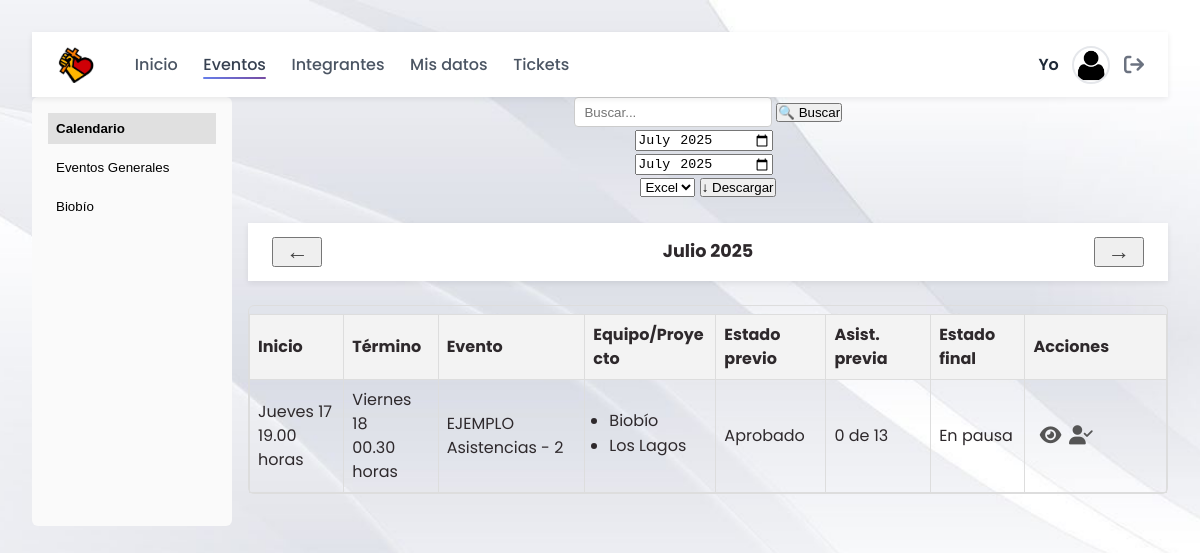
/eventos.php (signed in), run on the app's committed database.
### tables this page shows
CREATE TABLE `usuarios` (
  `id_usuario` int(11) NOT NULL,
  `nombres` varchar(60) NOT NULL,
  `apellido_paterno` varchar(30) NOT NULL,
  `apellido_materno` varchar(30) DEFAULT NULL,
  `foto_perfil` varchar(255) DEFAULT NULL,
  `fecha_nacimiento` date DEFAULT NULL,
  `rut_dni` varchar(13) NOT NULL,
  `id_pais` int(11) NOT NULL,
  `id_region_estado` int(11) DEFAULT NULL,
  `id_ciudad_comuna` int(11) DEFAULT NULL,
  `direccion` varchar(255) DEFAULT NULL,
  `iglesia_ministerio` varchar(255) DEFAULT NULL,
  `profesion_oficio_estudio` varchar(255) DEFAULT NULL,
  `password` varchar(255) DEFAULT NULL,
  `fecha_registro` date NOT NULL,
  `ultima_actualizacion` timestamp NULL DEFAULT NULL
);

CREATE TABLE `eventos` (
  `id_evento` int(11) NOT NULL,
  `nombre_evento` varchar(100) NOT NULL,
  `lugar` varchar(100) DEFAULT NULL,
  `descripcion` text DEFAULT NULL,
  `observacion` text DEFAULT NULL,
  `id_estado_previo` int(11) DEFAULT NULL,
  `id_estado_final` int(11) DEFAULT NULL,
  `id_tipo` int(11) DEFAULT NULL,
  `encargado` int(11) DEFAULT NULL,
  `es_general` tinyint(1) DEFAULT 0,
  `boleteria_activa` tinyint(1) DEFAULT NULL COMMENT '1 = boletería habilitada; 0/NULL = deshabilitada',
  `fecha_hora_inicio` timestamp NULL DEFAULT NULL,
  `fecha_hora_termino` timestamp NULL DEFAULT NULL
);

CREATE TABLE `estados_previos_eventos` (
  `id_estado_previo` int(11) NOT NULL,
  `nombre_estado_previo` varchar(20) NOT NULL
);

CREATE TABLE `estados_finales_eventos` (
  `id_estado_final` int(11) NOT NULL,
  `nombre_estado_final` varchar(20) NOT NULL
);

### eventos.php (the view, shortened to what this page needs)
<?php
require 'conexion.php';
$id_usuario = $_SESSION['id_usuario'];
$stmtLiderNacional = $pdo->prepare(
  'SELECT 1 FROM integrantes_equipos_proyectos
   WHERE id_usuario = ? AND id_equipo_proyecto = 1 LIMIT 1'
);
$stmtLiderNacional->execute([$id_usuario]);
$isLiderNacional = (bool)$stmtLiderNacional->fetchColumn();
$leadStmt = $pdo->prepare("
  SELECT DISTINCT id_equipo_proyecto
    FROM integrantes_equipos_proyectos
   WHERE id_usuario = :uid
     AND id_rol IN (4,6)
");
$leadStmt->execute(['uid'=>$id_usuario]);
$myLeadTeams = $leadStmt->fetchAll(PDO::FETCH_COLUMN);
$busqueda = trim($_REQUEST['busqueda'] ?? '');
$qEq = $pdo->prepare("
  SELECT ep.id_equipo_proyecto, ep.nombre_equipo_proyecto
    FROM integrantes_equipos_proyectos iep
    JOIN equipos_proyectos ep
      ON iep.id_equipo_proyecto = ep.id_equipo_proyecto
   WHERE iep.id_usuario = :uid
   ORDER BY ep.nombre_equipo_proyecto
");
$qEq->execute(['uid'=>$id_usuario]);
$userTeams = $qEq->fetchAll(PDO::FETCH_ASSOC);
$allProjects = $pdo
  ->query("SELECT id_equipo_proyecto, nombre_equipo_proyecto
            FROM equipos_proyectos
           ORDER BY nombre_equipo_proyecto")
  ->fetchAll(PDO::FETCH_ASSOC);
$filtro   = $_POST['filtro']  ?? 'calendario';
$mesParam = $_POST['mes']     ?? date('Y-m');
list($year, $month) = explode('-', $mesParam);
$ts        = strtotime("$year-$month-01");
$prevMonth = ($year > 1970 || ($year == 1970 && $month > 1))
           ? date('Y-m', strtotime('-1 month', $ts))
           : null;
$nextMonth = ($year < 2037 || ($year == 2037 && $month < 12))
           ? date('Y-m', strtotime('+1 month', $ts))
           : null;
$meses = [
  '01'=>'Enero','02'=>'Febrero','03'=>'Marzo','04'=>'Abril',
  '05'=>'Mayo','06'=>'Junio','07'=>'Julio','08'=>'Agosto',
  '09'=>'Septiembre','10'=>'Octubre','11'=>'Noviembre','12'=>'Diciembre'
];
$dias = ['0'=>'Domingo','1'=>'Lunes','2'=>'Martes','3'=>'Miércoles',
         '4'=>'Jueves','5'=>'Viernes','6'=>'Sábado'];
$where  = [];
$params = [];
$where[]          = "YEAR(e.fecha_hora_inicio) = :year";
$where[]          = "MONTH(e.fecha_hora_inicio) = :month";
$params['year']   = $year;
$params['month']  = $month;
if (!$isLiderNacional) {
    if (!empty($myLeadTeams)) {
        $teamList = implode(',', array_map('intval',$myLeadTeams));
        $where[] = "(
          e.id_estado_previo = 1
          OR (
              e.id_estado_previo IN (2,3)
            AND e.es_general = 0
            AND e.id_evento IN (
                SELECT id_evento
                  FROM equipos_proyectos_eventos
                  WHERE id_equipo_proyecto IN ($teamList)
            )
          )
        )";
    } else {
        $where[] = "e.id_estado_previo = 1";
    }
}
$stmtEv = $pdo->prepare($sql);
$stmtEv->execute($params);
$rows = $stmtEv->fetchAll(PDO::FETCH_ASSOC);
?>
<!DOCTYPE html>
<html lang="es">
<head>
  <link rel="stylesheet" href="styles/main.css">
  <link rel="stylesheet" href="https://cdnjs.cloudflare.com/ajax/libs/font-awesome/6.4.0/css/all.min.css">
</head>
<body>
  <?php require_once 'navegador.php'; ?>
  <main>
    <div class="container" style="display:grid; grid-template-columns:200px 1fr; gap:1rem">
    <?php
      $sidebarOpts = [
        'calendario' => 'Calendario',
        'general'    => 'Eventos Generales',
      ];
      if ($isLiderNacional) {
          $projectsForSidebar = $allProjects;
      } else {
          $projectsForSidebar = $userTeams;
      }
      $sidebarOpts += array_column(
        $projectsForSidebar,
        'nombre_equipo_proyecto',
        'id_equipo_proyecto'
      );
    ?>
    <aside style="background:#fafafa; padding:1rem; border-radius:6px">
      <?php foreach ($sidebarOpts as $key => $label): ?>
        <form method="POST" style="margin:0 0 .5rem">
          <button
            name="filtro"
            value="<?=htmlspecialchars($key)?>"
            style="
              width:100%;
              text-align:left;
              background:<?= $filtro===$key ? '#e0e0e0':'transparent'?>;
              font-weight:<?= $filtro===$key ? 'bold':'normal'?>;
              border:none; padding:.5rem; cursor:pointer;
            "
          >
            <?=htmlspecialchars($label)?>
          </button>
        </form>
      <?php endforeach; ?>
    </aside>
    <div>
      <div class="d-flex justify-content-end mb-2">
        <form class="d-flex me-auto" method="POST" action="eventos.php" id="form-search">
          <input
            type="text"
            name="busqueda"
            id="search-input"
            maxlength="200"
            placeholder="Buscar..."
            value="<?= htmlspecialchars($busqueda) ?>"
            style="padding:.4rem .6rem; border:1px solid #ccc; border-radius:4px;"
          >
          <button type="submit" id="btn-search" class="btn btn-outline-secondary ms-2">
            🔍 Buscar
          </button>
        </form>
        <?php
          $mesStart = $_REQUEST['mesStart'] ?? $mesParam;
          $mesEnd   = $_REQUEST['mesEnd']   ?? $mesParam;
        ?>
        <form id="form-download" method="GET" action="export.php" class="d-flex align-items-center me-2">
          <div style="position:relative; margin-right:.5rem">
            <input
              type="month"
              name="mesStart"
              id="mesStart"
              min="1970-01"
              max="2037-12"
              pattern="\d{4}-\d{2}"
              title="AAAA-MM entre 1970-01 y 2037-12"
              value="<?= htmlspecialchars($mesStart) ?>"
              class="form-control form-control-sm"
            >
          </div>
          <div style="position:relative; margin-right:.5rem">
            <input
              type="month"
              name="mesEnd"
              id="mesEnd"
              min="1970-01"
              max="2037-12"
              pattern="\d{4}-\d{2}"
              title="AAAA-MM entre 1970-01 y 2037-12"
              value="<?= htmlspecialchars($mesEnd) ?>"
              class="form-control form-control-sm"
            >
          </div>
          <select name="format" class="form-select form-select-sm me-2">
            <option value="excel">Excel</option>
          </select>
          <button type="submit" id="btn-download" class="btn btn-success btn-sm">
            ↓ Descargar
          </button>
        </form>
      </div>
      <nav class="month-nav">
        <?php if ($prevMonth !== null): ?>
          <form method="POST" style="display:inline-block">
            <button type="submit" class="nav-arrow">&larr;</button>
          </form>
        <?php endif; ?>
        <span class="nav-title"><?= $meses[$month] ?> <?= $year ?></span>
        <?php if ($nextMonth !== null): ?>
          <form method="POST" style="display:inline-block">
            <button type="submit" class="nav-arrow">&rarr;</button>
          </form>
        <?php endif; ?>
      </nav>
      <section>
        <?php if (empty($rows)): ?>
          <p>No hay eventos en <?= $meses[$month] ?> <?= $year ?>.</p>
        <?php else: ?>
          <div class="table-responsive">
            <table>
              <thead>
                <tr>
                  <th>Inicio</th><th>Término</th><th>Evento</th>
                  <th>Equipo/Proyecto</th><th>Estado previo</th>
                  <th>Asist. previa</th><th>Estado final</th><th>Acciones</th>
                </tr>
              </thead>
              <tbody>
                <?php foreach($rows as $e):
                  $si = strtotime($e['fecha_hora_inicio']);
                  $st = strtotime($e['fecha_hora_termino']);
                ?>
                <tr>
                  <td>
                    <?= $dias[date('w',$si)] . ' ' . date('d',$si) ?><br>
                    <?= date('H.i',$si) . ' horas' ?>
                  </td>
                  <td>
                    <?= $dias[date('w',$st)] . ' ' . date('d',$st) ?><br>
                    <?= date('H.i',$st) . ' horas' ?>
                  </td>
                  <td><?= htmlspecialchars($e['nombre_evento']) ?></td>
                  <td>
                    <?php
                      $raw   = $e['equipos'] ?: 'General';
                      $teams = array_filter(array_map('trim', explode(',', $raw)));
                    ?>
                    <ul class="equipos-list">
                      <?php foreach ($teams as $team): ?>
                        <li><?= htmlspecialchars($team) ?></li>
                      <?php endforeach; ?>
                    </ul>
                  </td>
                  <td><?= htmlspecialchars($e['nombre_estado_previo']) ?></td>
                  <td>
                    <?= (int)$e['cnt_presente'] ?> de <?= (int)$e['total_integrantes'] ?>
                  </td>
                  <td><?= htmlspecialchars($e['nombre_estado_final']) ?></td>
                  <td class="actions" style="white-space:nowrap">
                    <button
                      title="Ver detalles"
                      class="action-btn detail-btn"
                      data-fi="<?= $dias[date('w',$si)].' '.date('d',$si).' | '.date('H.i',$si).' horas' ?>"
                      data-ft="<?= $dias[date('w',$st)].' '.date('d',$st).' | '.date('H.i',$st).' horas' ?>"
                      data-nombre="<?= htmlspecialchars($e['nombre_evento']) ?>"
                      data-lugar="<?= htmlspecialchars($e['lugar'] ?? '') ?>"
                      data-encargado="<?= htmlspecialchars($e['encargado_nombre_completo'] ?? '') ?>"
                      data-descripcion="<?= htmlspecialchars($e['descripcion'] ?? '') ?>"
                      data-equipos="<?= htmlspecialchars($e['equipos'] ?: 'General') ?>"
                      data-previo="<?= htmlspecialchars($e['nombre_estado_previo'] ?? '') ?>"
                      data-tipo="<?= htmlspecialchars($e['nombre_tipo'] ?? '') ?>"
                      data-asist="<?= (int)$e['cnt_presente'].' de '.(int)$e['total_integrantes'] ?>"
                      data-observacion="<?=
                          htmlspecialchars($e['observacion'] ?? '', ENT_QUOTES)
                      ?>"
                      data-can-see-observacion="<?= $e['show_observacion'] ? '1' : '0' ?>"
                      data-final="<?= htmlspecialchars($e['nombre_estado_final'] ?? '') ?>"
                    >
                      <i class="fas fa-eye"></i>
                    </button>
                    <button
                      title="Asistencia"
                      class="action-btn assist-btn"
                      data-id="<?= $e['id_evento'] ?>"
                      data-start="<?= $e['fecha_hora_inicio'] ?>"
                    >
                      <i class="fas fa-user-check"></i>
                    </button>
                  </td>
                </tr>
                <?php endforeach; ?>
              </tbody>
            </table>
          </div>
        <?php endif; ?>
      </section>
    </div>
    </div>
  </main>
</body>
</html>

### navegador.php (shortened to what this page needs)
<?php
$uid = (int)$_SESSION['id_usuario'];
$stmt = $pdo->prepare("
    SELECT nombres, foto_perfil
      FROM usuarios
     WHERE id_usuario = :id
     LIMIT 1");
$stmt->execute([':id' => $uid]);
$user = $stmt->fetch(PDO::FETCH_ASSOC) ?: ['nombres'=>'','foto_perfil'=>''];
$fotoNav = trim((string)($user['foto_perfil'] ?? '')) ?: 'uploads/fotos/default.png';
$curr = basename(parse_url($_SERVER['REQUEST_URI'], PHP_URL_PATH));
?>
<link rel="stylesheet"
      href="https://cdnjs.cloudflare.com/ajax/libs/font-awesome/6.5.0/css/all.min.css">
<nav>
  <div class="menu">
    <a class="logo" href="home.php">
      <img src="images/LogoEC.png" alt="Logo Evangelio Creativo">
    </a>
    <a href="home.php"           <?= $curr==='home.php'            ? 'class="active"' : '' ?>>Inicio</a>
    <a href="eventos.php"        <?= $curr==='eventos.php'         ? 'class="active"' : '' ?>>Eventos</a>
    <a href="integrantes.php"    <?= $curr==='integrantes.php'     ? 'class="active"' : '' ?>>Integrantes</a>
    <a href="ver_mis_datos.php"  <?= $curr==='ver_mis_datos.php'   ? 'class="active"' : '' ?>>Mis datos</a>
    <a href="tickets.php"
      <?= in_array($curr,
                    ['tickets.php',
                    'ticket_detalle.php',
                    'ticket_resumen.php',
                    'ticket_escaneados.php'])
            ? 'class="active"' : '' ?>>
      Tickets
    </a>
  </div>
  <div class="perfil">
    <span id="nombre-usuario"><?= htmlspecialchars($user['nombres']) ?></span>
    <img id="foto-perfil-nav"
         src="<?= htmlspecialchars($fotoNav) ?>"
         alt="Foto de <?= htmlspecialchars($user['nombres']) ?>">
    <a href="#" id="logout" title="Cerrar sesión">
      <i class="fa-solid fa-arrow-right-from-bracket"></i>
    </a>
  </div>
</nav>

### data on the page
usuarios: nombres "Yo"
eventos: fecha_hora_inicio "Jueves", fecha_hora_inicio "17", fecha_hora_inicio "19.00", fecha_hora_termino "Viernes", fecha_hora_termino "18", fecha_hora_termino "00.30", nombre_evento "EJEMPLO Asistencias - 2", team "Biobío", team "Los Lagos", id_estado_previo.nombre_estado_previo "Aprobado", cnt_presente "0", total_integrantes "13", id_estado_final.nombre_estado_final "En pausa"

### other printed values
$label "Calendario"
$label "Eventos Generales"
$label "Biobío"
$meses[$month] "Julio"
$year "2025"
